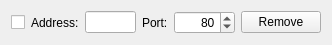
<?xml version="1.0" encoding="UTF-8"?>
<ui version="4.0">
 <class>RemoteServerWidget</class>
 <widget class="QWidget" name="RemoteServerWidget">
  <property name="geometry">
   <rect>
    <x>0</x>
    <y>0</y>
    <width>332</width>
    <height>41</height>
   </rect>
  </property>
  <property name="windowTitle">
   <string>Form</string>
  </property>
  <layout class="QHBoxLayout" name="horizontalLayout">
   <item>
    <widget class="QCheckBox" name="enabledCheckBox">
     <property name="text">
      <string/>
     </property>
    </widget>
   </item>
   <item>
    <widget class="QLabel" name="ipLabel">
     <property name="text">
      <string>Address:</string>
     </property>
    </widget>
   </item>
   <item>
    <widget class="QLineEdit" name="ipLineEdit">
     <property name="text">
      <string/>
     </property>
    </widget>
   </item>
   <item>
    <widget class="QLabel" name="portLabel">
     <property name="text">
      <string>Port:</string>
     </property>
    </widget>
   </item>
   <item>
    <widget class="QSpinBox" name="portSpinBox">
     <property name="alignment">
      <set>Qt::AlignRight|Qt::AlignTrailing|Qt::AlignVCenter</set>
     </property>
     <property name="minimum">
      <number>1</number>
     </property>
     <property name="maximum">
      <number>65535</number>
     </property>
     <property name="value">
      <number>80</number>
     </property>
    </widget>
   </item>
   <item>
    <widget class="QPushButton" name="removeServerButton">
     <property name="text">
      <string>Remove</string>
     </property>
    </widget>
   </item>
  </layout>
 </widget>
 <resources/>
 <connections/>
</ui>
